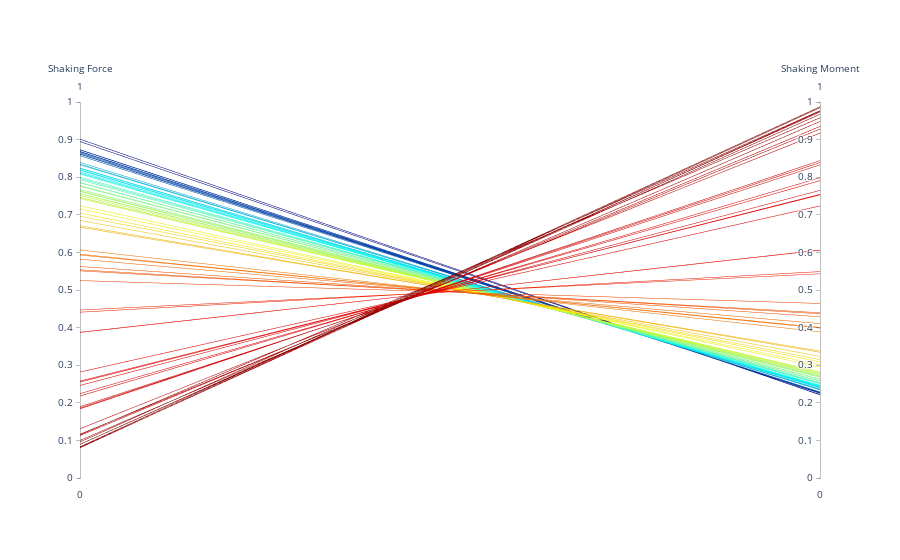

Notebook code for this chart:
### Code cell
fig = go.Figure(data =
    go.Parcoords(
        line = dict(color = alpha, colorscale = px.colors.sequential.Jet),
        dimensions = figure
    )
)
fig.show()
